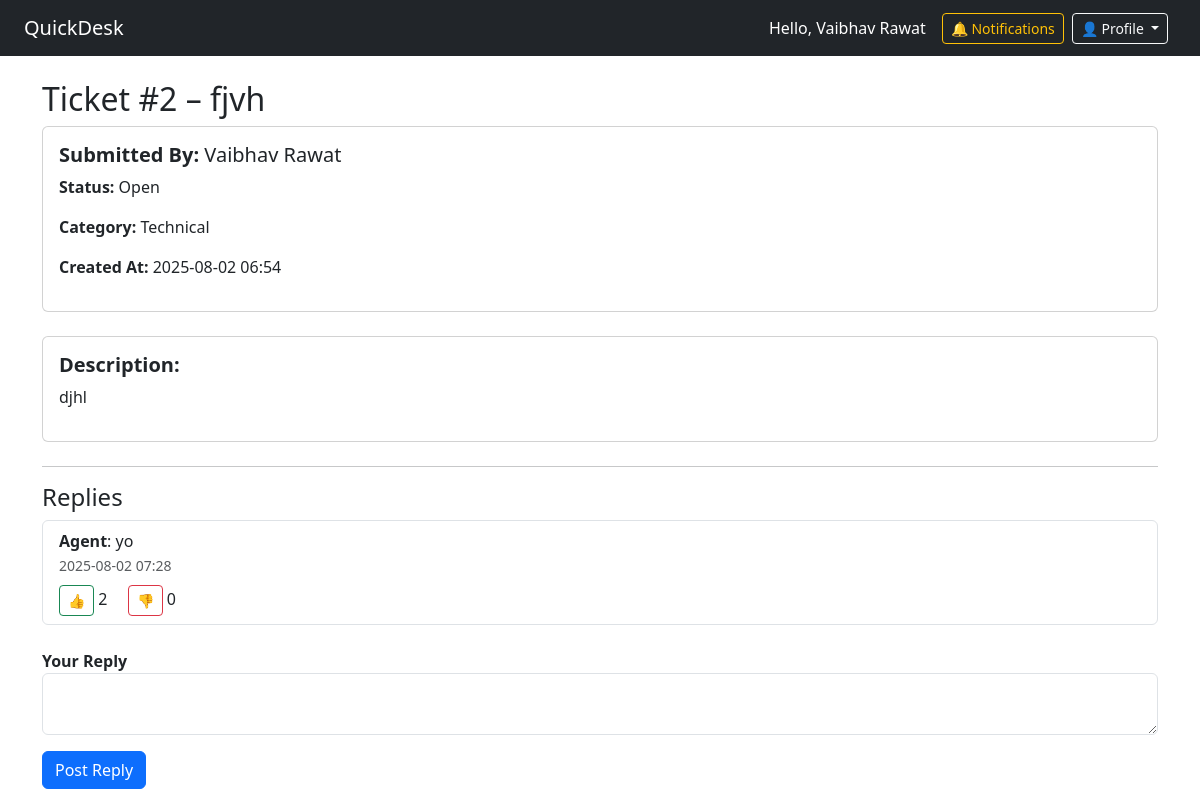
Screenshot of /ticket/2 (signed in) with the database file from the repository.
### app.py (models this page shows, shortened)
class User(db.Model, UserMixin):
    id = db.Column(db.Integer, primary_key=True)
    email = db.Column(db.String(150), unique=True, nullable=False)
    name = db.Column(db.String(150), nullable=False)
    password_hash = db.Column(db.String(200), nullable=False)
    role = db.Column(db.String(50), default='user')
    is_active = db.Column(db.Boolean, default=True)
    notifications = db.relationship('Notification', backref='user', lazy='dynamic')
    tickets = db.relationship('Ticket', backref='owner', lazy=True)
    replies = db.relationship('TicketReply', backref='author', lazy=True)

class Ticket(db.Model):
    id = db.Column(db.Integer, primary_key=True)
    subject = db.Column(db.String(200), nullable=False)
    description = db.Column(db.Text, nullable=False)
    category = db.Column(db.String(100), nullable=False)
    attachment = db.Column(db.String(200))
    status = db.Column(db.String(50), default='Open')
    user_id = db.Column(db.Integer, db.ForeignKey('user.id'), nullable=False)
    user_name = db.Column(db.String(150), nullable=False)  # ✅ store user name
    created_at = db.Column(db.DateTime, default=datetime.utcnow)
    replies = db.relationship('TicketReply', backref='ticket', lazy=True)

class TicketReply(db.Model):
    id = db.Column(db.Integer, primary_key=True)
    ticket_id = db.Column(db.Integer, db.ForeignKey('ticket.id'), nullable=False)
    user_id = db.Column(db.Integer, db.ForeignKey('user.id'), nullable=False)
    author_name = db.Column(db.String(150), nullable=False)  # ✅ store reply author name
    content = db.Column(db.Text, nullable=False)
    created_at = db.Column(db.DateTime, default=datetime.utcnow)
    votes = db.relationship('ReplyVote', backref='reply', lazy=True)

### app.py (the view, shortened to what this page needs)
@app.route('/ticket/<int:ticket_id>', methods=['GET', 'POST'])
@login_required
def ticket_detail(ticket_id):
    ticket = Ticket.query.get_or_404(ticket_id)
    replies = TicketReply.query.filter_by(ticket_id=ticket_id).order_by(TicketReply.created_at.asc()).all()
    return render_template('ticket_detail.html', ticket=ticket, replies=replies)

### app.py (called while the page is built)
@login_manager.user_loader
def load_user(user_id):
    return User.query.get(int(user_id))

### templates/ticket_detail.html (shortened to what this page needs)
{% extends 'base.html' %}
{% block content %}
<h2>Ticket #{{ ticket.id }} – {{ ticket.subject }}</h2>
<div class="card p-3 mb-4">
  <h5 class="mb-2"><strong>Submitted By:</strong> {{ ticket.user_name }}</h5>
  <p><strong>Status:</strong> {{ ticket.status }}</p>
  <p><strong>Category:</strong> {{ ticket.category }}</p>
  <p><strong>Created At:</strong> {{ ticket.created_at.strftime('%Y-%m-%d %H:%M') }}</p>
</div>
<div class="card p-3 mb-4">
  <h5><strong>Description:</strong></h5>
  <p>{{ ticket.description }}</p>
</div>
<hr>
<h4>Replies</h4>
<ul class="list-group mb-4">
  {% for reply in replies %}
    <li class="list-group-item">
      <strong>{{ reply.author_name }}</strong>: {{ reply.content }}<br>
      <small class="text-muted">{{ reply.created_at.strftime('%Y-%m-%d %H:%M') }}</small>
      <div class="mt-2">
        <form action="{{ url_for('vote_reply', reply_id=reply.id, vote_type='upvote') }}" method="post" style="display:inline;">
          <button class="btn btn-sm btn-outline-success" title="Upvote">👍</button>
        </form>
        <span class="me-3">{{ reply.votes | selectattr('vote_type', 'equalto', 'upvote') | list | length }}</span>
        <form action="{{ url_for('vote_reply', reply_id=reply.id, vote_type='downvote') }}" method="post" style="display:inline;">
          <button class="btn btn-sm btn-outline-danger" title="Downvote">👎</button>
        </form>
        <span>{{ reply.votes | selectattr('vote_type', 'equalto', 'downvote') | list | length }}</span>
      </div>
    </li>
  {% else %}
    <li class="list-group-item text-center text-muted">No replies yet.</li>
  {% endfor %}
</ul>
<form method="POST">
  <div class="mb-3">
    <label for="reply"><strong>Your Reply</strong></label>
    <textarea name="reply" class="form-control" id="reply" required></textarea>
  </div>
  <button type="submit" class="btn btn-primary">Post Reply</button>
</form>
{% endblock %}

### templates/base.html (shortened to what this page needs)
<!DOCTYPE html>
<html lang="en">
<head>
  <link href="https://cdn.jsdelivr.net/npm/bootstrap@5.3.0/dist/css/bootstrap.min.css" rel="stylesheet">
</head>
<body>
  <nav class="navbar navbar-expand-lg navbar-dark bg-dark px-4">
    <a class="navbar-brand" href="{{ url_for('dashboard') }}">QuickDesk</a>
    {% if current_user.is_authenticated %}
    <div class="ms-auto d-flex align-items-center">
      <span class="text-white me-3">Hello, {{ current_user.name }}</span>
      <a class="btn btn-sm btn-outline-warning me-2" href="{{ url_for('notifications') }}">
        🔔 Notifications
      </a>
      <div class="dropdown me-2">
        <button class="btn btn-sm btn-outline-light dropdown-toggle" type="button" data-bs-toggle="dropdown">
          👤 Profile
        </button>
      </div>
    </div>
    {% else %}
    <div class="ms-auto">
      <a class="btn btn-outline-light btn-sm" href="{{ url_for('login') }}">Login</a>
    </div>
    {% endif %}
  </nav>
  <div class="container mt-4">
    {% block content %}{% endblock %}
  </div>
</body>
</html>

### rows the page displays
User: name "Vaibhav Rawat"
Ticket: id "2", subject "fjvh", user_name "Vaibhav Rawat", status "Open", category "Technical", created_at "2025-08-02 06:54", description "djhl"
TicketReply: author_name "Agent", content "yo", created_at "2025-08-02 07:28", votes|selectattr "2", votes|selectattr "0"
